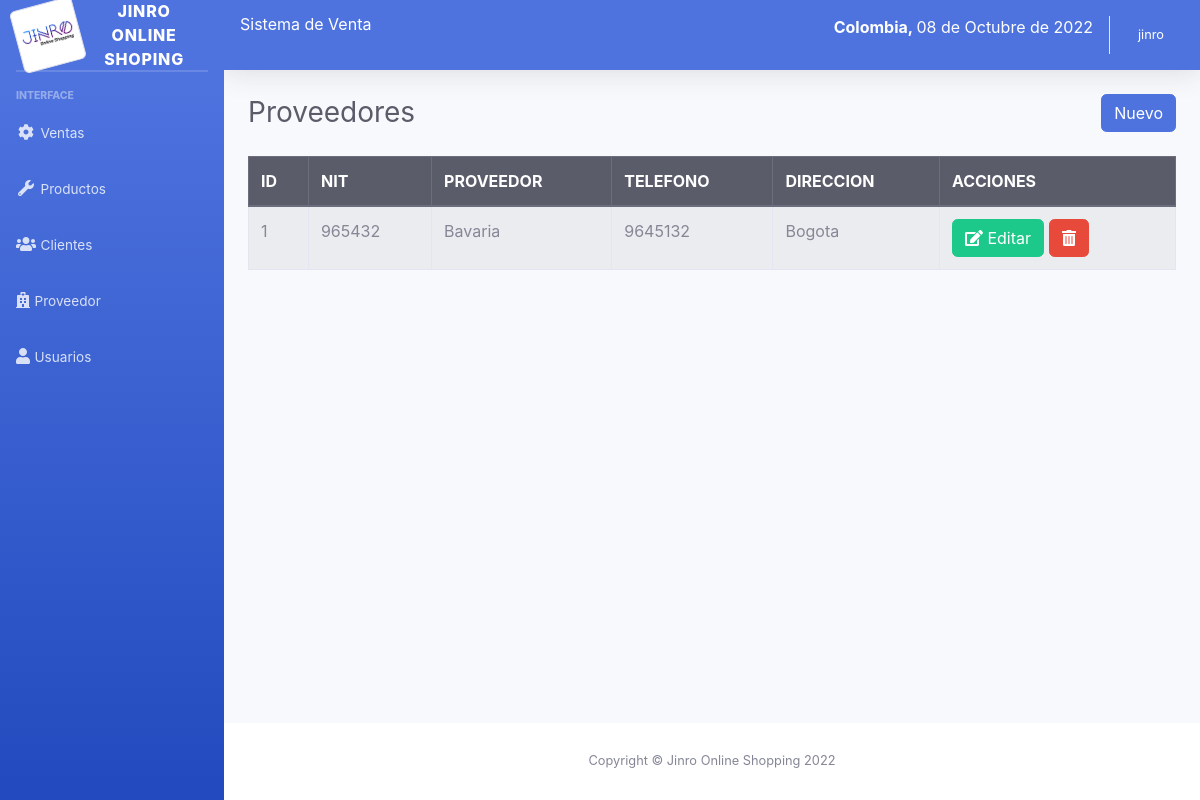
/sistema/lista_proveedor.php (signed in), run on the app's committed database.
### tables this page shows
CREATE TABLE `proveedor` (
  `codproveedor` int(11) NOT NULL,
  `proveedor` varchar(100) NOT NULL,
  `contacto` varchar(100) NOT NULL,
  `telefono` int(11) NOT NULL,
  `direccion` varchar(100) NOT NULL,
  `usuario_id` int(11) NOT NULL
);

### sistema/lista_proveedor.php (the view)
<?php include_once "includes/header.php"; ?>
<div class="container-fluid">
	<div class="d-sm-flex align-items-center justify-content-between mb-4">
		<h1 class="h3 mb-0 text-gray-800">Proveedores</h1>
		<a href="registro_proveedor.php" class="btn btn-primary">Nuevo</a>
	</div>
	<div class="row">
		<div class="col-lg-12">
			<div class="table-responsive">
				<table class="table table-striped table-bordered" id="table">
					<thead class="thead-dark">
						<tr>
							<th>ID</th>
							<th>NIT</th>
							<th>PROVEEDOR</th>
							<th>TELEFONO</th>
							<th>DIRECCION</th>
							<?php if ($_SESSION['rol'] == 1) { ?>
							<th>ACCIONES</th>
							<?php } ?>
						</tr>
					</thead>
					<tbody>
						<?php
						include "../conexion.php";
						$query = mysqli_query($conexion, "SELECT * FROM proveedor");
						$result = mysqli_num_rows($query);
						if ($result > 0) {
							while ($data = mysqli_fetch_assoc($query)) { ?>
								<tr>
									<td><?php echo $data['codproveedor']; ?></td>
									<td><?php echo $data['contacto']; ?></td>
									<td><?php echo $data['proveedor']; ?></td>
									<td><?php echo $data['telefono']; ?></td>
									<td><?php echo $data['direccion']; ?></td>
									<?php if ($_SESSION['rol'] == 1) { ?>
									<td>
										<a href="editar_proveedor.php?id=<?php echo $data['codproveedor']; ?>" class="btn btn-success"><i class='fas fa-edit'></i> Editar</a>
										<form action="eliminar_proveedor.php?id=<?php echo $data['codproveedor']; ?>" method="post" class="confirmar d-inline">
											<button class="btn btn-danger" type="submit"><i class='fas fa-trash-alt'></i> </button>
										</form>
									</td>
									<?php } ?>
								</tr>
						<?php }
						} ?>
					</tbody>
				</table>
			</div>
		</div>
	</div>
</div>
</div>
<?php include_once "includes/footer.php"; ?>

### data on the page
proveedor: codproveedor "1", contacto "965432", proveedor "Bavaria", telefono "9645132", direccion "Bogota"

### other printed values
fechaColombia() "08 de Octubre de 2022"
$_SESSION['nombre'] "jinro"
